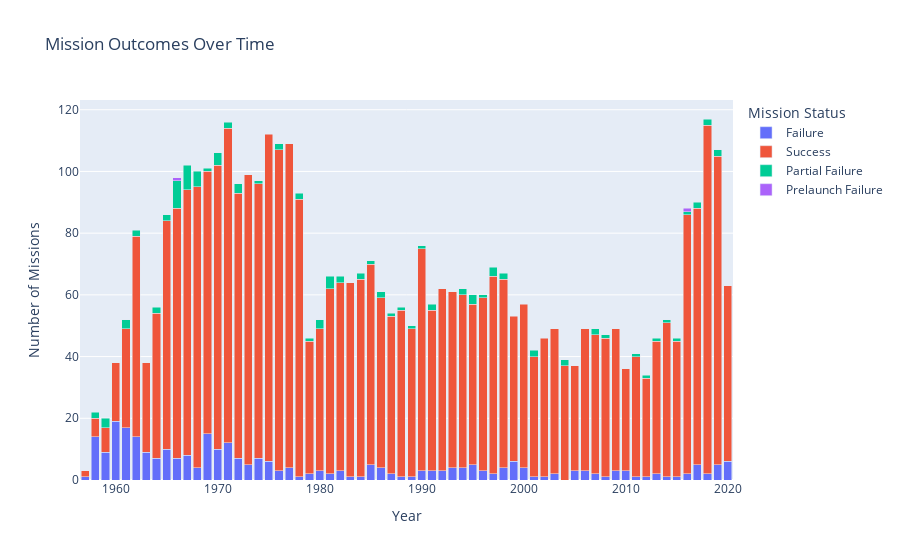

Notebook source saved alongside this figure:
### Code cell
mission_outcomes = df.groupby(['Year', 'Status_Mission']).size().reset_index(name='Count')

fig4 = px.bar(
    mission_outcomes,
    x='Year',
    y='Count',
    color='Status_Mission',
    barmode='stack',
    title='Mission Outcomes Over Time'
)
fig4.update_layout(
    xaxis_title='Year',
    yaxis_title='Number of Missions',
    legend_title='Mission Status'
)
fig4.show()

### Figure 1 — Plotly figure (JSON) as saved in the notebook; plotly's stock layout.template omitted (floating-point values rounded to 4 significant figures)
{"data": [{"hovertemplate": "Status_Mission=Failure<br>Year=%{x}<br>Count=%{y}<extra></extra>", "legendgroup": "Failure", "marker": {"color": "#636efa", "pattern": {"shape": ""}}, "name": "Failure", "orientation": "v", "showlegend": true, "textposition": "auto", "type": "bar", "x": [1957.0, 1958.0, 1959.0, 1960.0, 1961.0, 1962.0, 1963.0, 1964.0, 1965.0, 1966.0, 1967.0, 1968.0, 1969.0, 1970.0, 1971.0, 1972.0, 1973.0, 1974.0, 1975.0, 1976.0, 1977.0, 1978.0, 1979.0, 1980.0, 1981.0, 1982.0, 1983.0, 1984.0, 1985.0, 1986.0, 1987.0, 1988.0, 1989.0, 1990.0, 1991.0, 1992.0, 1993.0, 1994.0, 1995.0, 1996.0, 1997.0, 1998.0, 1999.0, 2000.0, 2001.0, 2002.0, 2003.0, 2005.0, 2006.0, 2007.0, 2008.0, 2009.0, 2010.0, 2011.0, 2012.0, 2013.0, 2014.0, 2015.0, 2016.0, 2017.0, 2018.0, 2019.0, 2020.0], "xaxis": "x", "y": [1, 14, 9, 19, 17, 14, 9, 7, 10, 7, 8, 4, 15, 10, 12, 7, 5, 7, 6, 3, 4, 1, 2, 3, 2, 3, 1, 1, 5, 4, 2, 1, 1, 3, 3, 3, 4, 4, 5, 3, 2, 4, 6, 4, 1, 1, 2, 3, 3, 2, 1, 3, 3, 1, 1, 2, 1, 1, 2, 5, 2, 5, 6], "yaxis": "y"}, {"hovertemplate": "Status_Mission=Success<br>Year=%{x}<br>Count=%{y}<extra></extra>", "legendgroup": "Success", "marker": {"color": "#EF553B", "pattern": {"shape": ""}}, "name": "Success", "orientation": "v", "showlegend": true, "textposition": "auto", "type": "bar", "x": [1957.0, 1958.0, 1959.0, 1960.0, 1961.0, 1962.0, 1963.0, 1964.0, 1965.0, 1966.0, 1967.0, 1968.0, 1969.0, 1970.0, 1971.0, 1972.0, 1973.0, 1974.0, 1975.0, 1976.0, 1977.0, 1978.0, 1979.0, 1980.0, 1981.0, 1982.0, 1983.0, 1984.0, 1985.0, 1986.0, 1987.0, 1988.0, 1989.0, 1990.0, 1991.0, 1992.0, 1993.0, 1994.0, 1995.0, 1996.0, 1997.0, 1998.0, 1999.0, 2000.0, 2001.0, 2002.0, 2003.0, 2004.0, 2005.0, 2006.0, 2007.0, 2008.0, 2009.0, 2010.0, 2011.0, 2012.0, 2013.0, 2014.0, 2015.0, 2016.0, 2017.0, 2018.0, 2019.0, 2020.0], "xaxis": "x", "y": [2, 6, 8, 19, 32, 65, 29, 47, 74, 81, 86, 91, 85, 92, 102, 86, 94, 89, 106, 104, 105, 90, 43, 46, 60, 61, 63, 64, 65, 55, 51, 54, 48, 72, 52, 59, 57, 56, 52, 56, 64, 61, 47, 53, 39, 45, 47, 37, 34, 46, 45, 45, 46, 33, 39, 32, 43, 50, 44, 84, 83, 113, 100, 57], "yaxis": "y"}, {"hovertemplate": "Status_Mission=Partial Failure<br>Year=%{x}<br>Count=%{y}<extra></extra>", "legendgroup": "Partial Failure", "marker": {"color": "#00cc96", "pattern": {"shape": ""}}, "name": "Partial Failure", "orientation": "v", "showlegend": true, "textposition": "auto", "type": "bar", "x": [1958.0, 1959.0, 1961.0, 1962.0, 1964.0, 1965.0, 1966.0, 1967.0, 1968.0, 1969.0, 1970.0, 1971.0, 1972.0, 1974.0, 1976.0, 1978.0, 1979.0, 1980.0, 1981.0, 1982.0, 1984.0, 1985.0, 1986.0, 1987.0, 1988.0, 1989.0, 1990.0, 1991.0, 1994.0, 1995.0, 1996.0, 1997.0, 1998.0, 2001.0, 2004.0, 2007.0, 2008.0, 2011.0, 2012.0, 2013.0, 2014.0, 2015.0, 2016.0, 2017.0, 2018.0, 2019.0], "xaxis": "x", "y": [2, 3, 3, 2, 2, 2, 9, 8, 5, 1, 4, 2, 3, 1, 2, 2, 1, 3, 4, 2, 2, 1, 2, 1, 1, 1, 1, 2, 2, 3, 1, 3, 2, 2, 2, 2, 1, 1, 1, 1, 1, 1, 1, 2, 2, 2], "yaxis": "y"}, {"hovertemplate": "Status_Mission=Prelaunch Failure<br>Year=%{x}<br>Count=%{y}<extra></extra>", "legendgroup": "Prelaunch Failure", "marker": {"color": "#ab63fa", "pattern": {"shape": ""}}, "name": "Prelaunch Failure", "orientation": "v", "showlegend": true, "textposition": "auto", "type": "bar", "x": [1966.0, 2016.0], "xaxis": "x", "y": [1, 1], "yaxis": "y"}], "layout": {"barmode": "stack", "legend": {"title": {"text": "Mission Status"}, "tracegroupgap": 0}, "title": {"text": "Mission Outcomes Over Time"}, "xaxis": {"anchor": "y", "domain": [0, 1], "title": {"text": "Year"}}, "yaxis": {"anchor": "x", "domain": [0, 1], "title": {"text": "Number of Missions"}}}}
